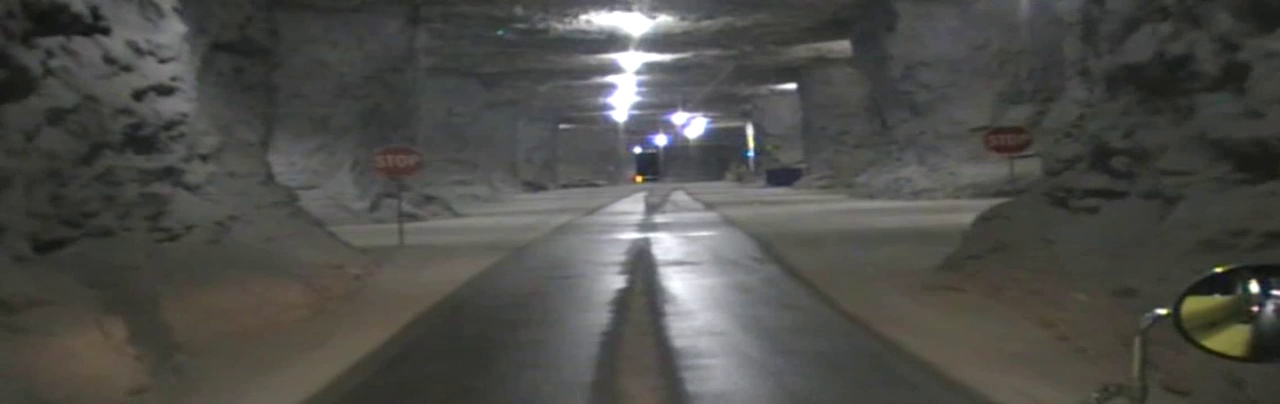
#> input picture opencv_tutorials/sentdev/cave.jpg, 1280 x 404 px
$ python caveWall.py   (Python 2 division)   (older library calls are emulated)
#> lines starting #> are read from the running program, lines starting #| are printed output that depends on the picture; after the words box and inside, x2 and y2 are one past the last pixel; in counts of white or black regions, pixels touching at a corner belong together; pictures that were not available may be replaced by others from this repository, and a replacement may not be noted
### opencv_tutorials/sentdev/caveWallPrep.py
import cv2
import numpy as np

def prep(frame):
    gray = cv2.cvtColor(frame, cv2.COLOR_BGR2GRAY)
    gray = cv2.adaptiveThreshold(gray, 150, cv2.ADAPTIVE_THRESH_GAUSSIAN_C, cv2.THRESH_BINARY, 115, 1)
    GaussianBlur = cv2.GaussianBlur(gray, (55, 55), 0)
    kernel = np.ones((11, 11), np.uint8)
    dilate = cv2.dilate(gray, kernel, iterations = 1)
    dilateBlur = cv2.GaussianBlur(dilate, (15, 15), 0)
    dilateThreshold = cv2.adaptiveThreshold(dilateBlur, 200, cv2.ADAPTIVE_THRESH_GAUSSIAN_C, cv2.THRESH_BINARY, 115, 1)
    sobel_x = cv2.Sobel(dilateThreshold, cv2.CV_8UC1, 1, 0, ksize = 5)
    cv2.imshow('gray', gray)
    cv2.imshow('GaussianBlur', GaussianBlur)
    cv2.imshow('dilate', dilate)
    cv2.imshow('dilateBlur', dilateBlur)
    cv2.imshow('dilateThreshold', dilateThreshold)
    cv2.imshow('sobel_x', sobel_x)
    cv2.waitKey(0)
    return sobel_x

frame = cv2.imread('cave.jpg')
#> frame is the input picture: shape (404, 1280, 3); mean B, G, R 74.2, 78, 78.2
prep(frame)
#> in prep, `gray = cv2.adaptiveThreshold(gray, 150, cv2.ADAPTIVE_THRESH_GAUSSIAN_C..`:
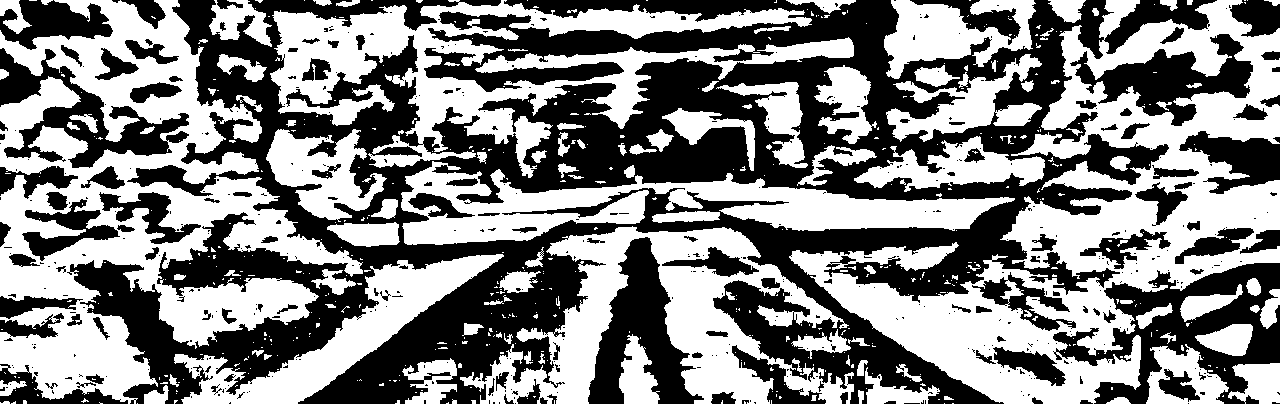
#> gray: shape (404, 1280); values 0 (black) and 150 (white), 51.9% white; 496 black regions (374 under 20 px), largest, box (x1, y1, x2, y2) and area: (67, 0, 1217, 404) 172827, (1053, 263, 1280, 404) 12855, (588, 237, 704, 404) 8529
#> in prep, `dilate = cv2.dilate(gray, kernel, iterations = 1)`: dilate: shape (404, 1280); values 0 (black) and 150 (white), 88.5% white; 232 black regions (92 under 20 px), largest, box (x1, y1, x2, y2) and area: (310, 267, 554, 404) 5632, (594, 243, 689, 404) 4784, (739, 207, 1017, 283) 3943
#> in prep, `dilateThreshold = cv2.adaptiveThreshold(dilateBlur, 200, cv2.ADAPTIVE_..`: dilateThreshold: shape (404, 1280); values 0 (black) and 200 (white), 81.3% white; 170 black regions (6 under 20 px), largest, box (x1, y1, x2, y2) and area: (312, 243, 554, 404) 8724, (593, 242, 690, 404) 5329, (774, 0, 934, 119) 4020

### opencv_tutorials/sentdev/caveWall.py
import cv2
import numpy as np
import caveWallPrep

cap = cv2.VideoCapture('Truck Driving in a Cave.mp4')

count = 0

while count < 10:
    ret, frame = cap.read()
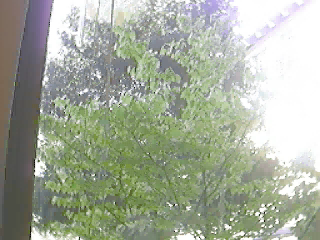
#> input picture frame 45 of opencv_tutorials/samples/tree.avi, 320 x 240 px, given in place of Truck Driving in a Cave.mp4, which was not available
#> frame is the input picture: shape (240, 320, 3); mean B, G, R 155, 171.9, 164.7
    count += 1
    res = caveWallPrep.prep(frame)
#> in prep (call 2), `gray = cv2.adaptiveThreshold(gray, 150, cv2.ADAPTIVE_THRESH_GAUSSIAN_C..`: gray: shape (240, 320); values 0 (black) and 150 (white), 48.3% white; 547 white regions (475 under 20 px), largest, box (x1, y1, x2, y2) and area: (108, 0, 320, 172) 17382, (32, 0, 140, 222) 6923, (0, 0, 29, 228) 2502
#> in prep (call 2), `GaussianBlur = cv2.GaussianBlur(gray, (55, 55), 0)`:
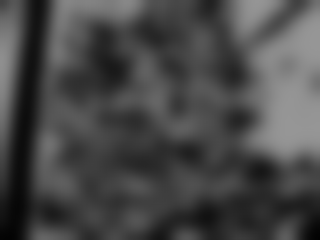
#> GaussianBlur: shape (240, 320); min 2, max 150, mean 72.3
#> in prep (call 2), `dilate = cv2.dilate(gray, kernel, iterations = 1)`: dilate: shape (240, 320); values 0 (black) and 150 (white), 94% white; 12 black regions (5 under 20 px), largest, box (x1, y1, x2, y2) and area: (0, 0, 47, 240) 4072, (303, 219, 320, 240) 189, (256, 166, 270, 175) 95
#> in prep (call 2), `dilateBlur = cv2.GaussianBlur(dilate, (15, 15), 0)`:
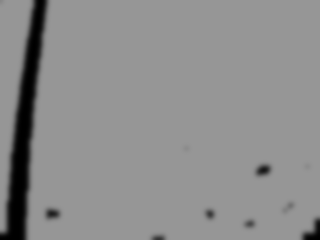
#> dilateBlur: shape (240, 320); min 0, max 150, mean 141.1
#> in prep (call 2), `dilateThreshold = cv2.adaptiveThreshold(dilateBlur, 200, cv2.ADAPTIVE_..`:
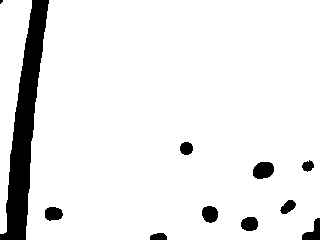
#> dilateThreshold: shape (240, 320); values 0 (black) and 200 (white), 91.9% white; 11 black regions (1 under 20 px), largest, box (x1, y1, x2, y2) and area: (0, 0, 49, 240) 4608, (253, 162, 274, 179) 291, (202, 206, 218, 223) 217
#> in prep (call 2), `sobel_x = cv2.Sobel(dilateThreshold, cv2.CV_8UC1, 1, 0, ksize = 5)`:
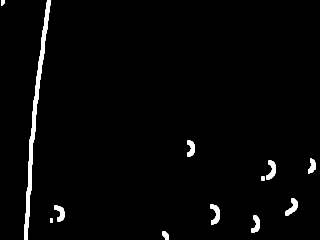
#> sobel_x: shape (240, 320); min 0, max 255, mean 6.2

    # edges = cv2.Canny(res, 0, 20, 200)
    # edges = cv2.GaussianBlur(edges, (15, 15), 0)
    lines = cv2.HoughLinesP(res, 5, 2*np.pi/180, 10, minLineLength = 20, maxLineGap = 15)
#> lines = 14 rows, first 6: [28, 169, 44, 49], [26, 201, 35, 130], [26, 206, 31, 179], [35, 88, 47, 28], [41, 42, 50, 2], [25, 239, 29, 214]
    if lines is not None:
        for line in lines:
            x1, y1, x2, y2 = line[0]
            theta = np.arctan2(y2 - y1, x2 - x1) * 180 / np.pi
            if np.abs(theta) >80:
                cv2.line(frame, (x1, y1), (x2, y2), (255, 0, 0), 1)
#> this loop made 14 passes
#> (x1, y1, x2, y2, theta) on passes 1 to 12: (28, 169, 44, 49, -82.41), (26, 201, 35, 130, -82.78), (26, 206, 31, 179, -79.51), (35, 88, 47, 28, -78.69), (41, 42, 50, 2, -77.32), (25, 239, 29, 214, -80.91), (45, 9, 46, 32, 87.51), (34, 96, 44, 47, -78.47), (26, 216, 31, 185, -80.84), (29, 187, 31, 151, -86.82), (25, 216, 28, 187, -84.09), (37, 70, 47, 26, -77.2)
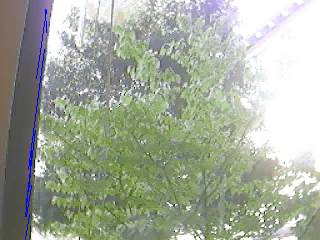
#> frame: shape (240, 320, 3); 0.5% of pixels changed, all inside (x1, y1, x2, y2) = (25, 9, 47, 240)
    else:
        print 'No line detected.'

    # cv2.imshow('edges', edges)
    cv2.imshow('frame', frame)
    cv2.waitKey(0)

cap.release()
cv2.destroyAllWindows()
